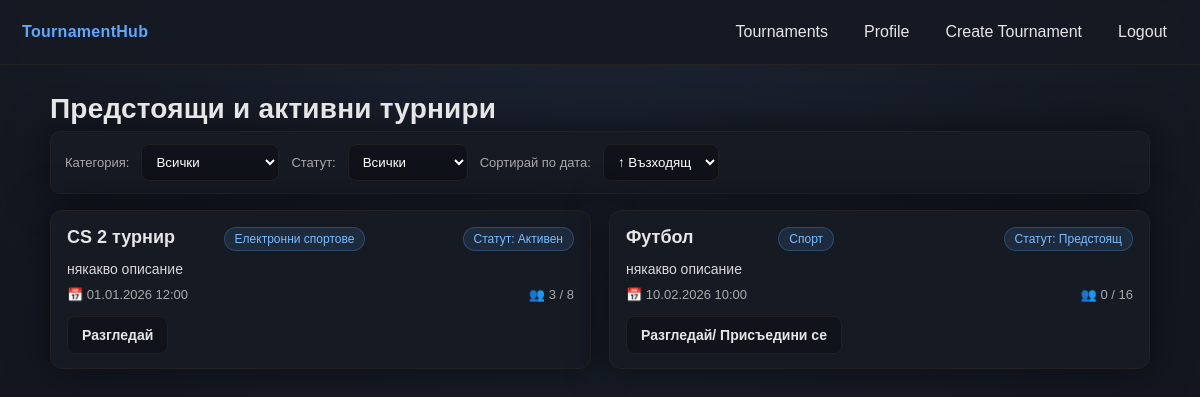
Page /home.php (signed in) on the earlier database version.
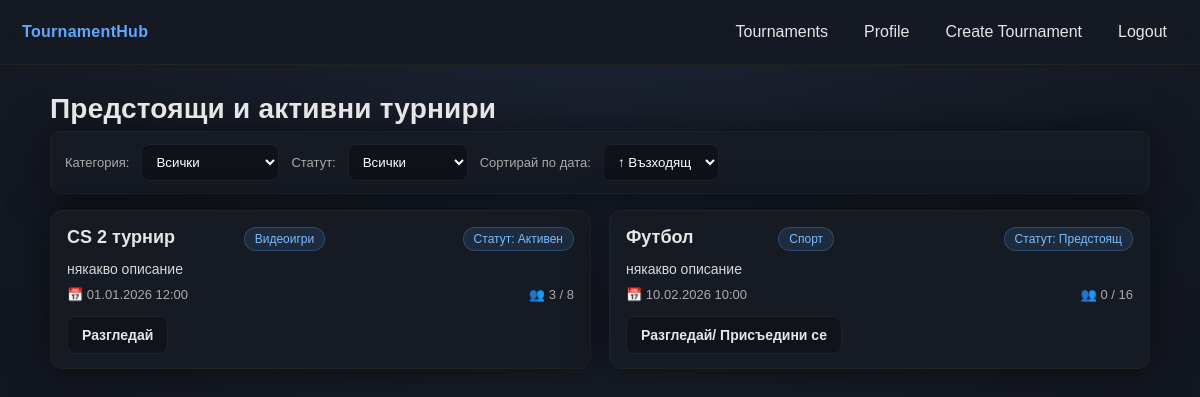
Same page on the later database version.
### tables this page shows
CREATE TABLE Tournament (
    id INT UNSIGNED AUTO_INCREMENT PRIMARY KEY,
    name VARCHAR(63) NOT NULL,
    description VARCHAR(255),
    category VARCHAR(63),
    start_datetime DATETIME NOT NULL,
    end_datetime DATETIME NOT NULL,
    status ENUM('upcoming', 'ongoing', 'finished') NOT NULL DEFAULT 'upcoming',
    capacity INT UNSIGNED NOT NULL,
    spots_taken INT UNSIGNED NOT NULL DEFAULT 0, 
    is_team_based BOOLEAN NOT NULL,
    creator_user_id INT UNSIGNED NOT NULL,
    CONSTRAINT fk_tournament_creator
        FOREIGN KEY (creator_user_id)
        REFERENCES User(id)
        ON DELETE CASCADE
        ON UPDATE CASCADE 
);

### home.php (the view, shortened to what this page needs)
<?php
require "db.php";
$stmt = mysqli_prepare(
    $conn,
    "SELECT
        t.id,
        t.name,
        t.description,
        t.category,
        t.start_datetime,
        t.capacity,
        t.spots_taken,
        t.status
     FROM Tournament t
     WHERE t.status != 'finished'
     ORDER BY t.start_datetime"
);
mysqli_stmt_execute($stmt);
$result = mysqli_stmt_get_result($stmt);
$tournaments = [];
while ($row = mysqli_fetch_assoc($result)) {
    $tournaments[] = $row;
}
?>
<!DOCTYPE html>
<html lang="bg">
<head>
    <link rel="stylesheet" href="style.css">
</head>
<body>
<header class="navbar">
    <div class="logo"><a href="home.php">TournamentHub</a></div>
    <nav>
        <a href="home.php">Tournaments</a>
        <a href="user.php">Profile</a>
        <a href="create_tournament.php">Create Tournament</a>
        <a href="handlers/logout_handler.php">Logout</a>
    </nav>
</header>
<main class="container">
    <h1>Предстоящи и активни турнири</h1>
        <div class="filters">
        <label for="category-filter">Категория:</label>
        <select id="category-filter">
            <option value="">Всички</option>
        </select>
        <label for="status-filter">Статут:</label>
        <select id="status-filter">
            <option value="">Всички</option>
        </select>
        <label for="sort-date">Сортирай по дата:</label>
        <select id="sort-date">
            <option value="asc">↑ Възходящ</option>
        </select>
        </div>
    <div id="tournament-grid" class="tournament-grid">
        <?php foreach ($tournaments as $t): ?>
            <div class="tournament-card"
             data-date="<?= strtotime($t['start_datetime']) ?>"
             data-category="<?= htmlspecialchars($t['category']) ?>"
             data-status="<?= $t['status'] ?>">
                <div class="card-header">
                    <h2><?= htmlspecialchars($t['name']) ?></h2>
                    <?php
                    $status = $t['status'];
                    if ($status === 'upcoming') {
                    $label = 'Статут: Предстоящ';
                    } elseif ($status === 'ongoing') {
                    $label = 'Статут: Активен';
                    } else {
                    $label = htmlspecialchars($status);
                    }
                    ?>
                    <span class="tag"><?= htmlspecialchars($t['category']) ?></span><br>
                    <span class="tag"><?= $label ?></span>
                </div>
                <p class="description">
                    <?= htmlspecialchars($t['description']) ?>
                </p>
                <div class="meta">
                    <span>📅 <?= date("d.m.Y H:i", strtotime($t['start_datetime'])) ?></span>
                    <span>👥 <?= (int)$t['spots_taken'] ?> / <?= (int)$t['capacity'] ?></span>
                </div>
                <div class="actions">
                    <?php
                    $status = $t['status'];
                    if ($status === 'upcoming') {
                    $button_text = 'Разгледай/ Присъедини се';
                    } elseif ($status === 'ongoing') {
                    $button_text = 'Разгледай';
                    } else {
                    $button_text = htmlspecialchars($status);
                    }
                    ?>
                    <a class="btn"
                       href="tournament.php?id=<?= (int)$t['id'] ?>"><?= $button_text ?></a>
                </div>
            </div>
        <?php endforeach; ?>
    </div>
</main>
</body>
</html>

### style.css (style rules this page uses)
:root { --bg1:#1b2230; --bg2:#0f1218; --text:#e6e6e6; --muted:#aaa; --card:#151a23; --border:#222; --primary:#5da9ff; --primaryHover:#7bbcff; --shadow: 0 0 40px rgba(0,0,0,.55); }
* { box-sizing:border-box; font-family: Arial, sans-serif; }
body { margin:0; min-height:100vh; background: radial-gradient(circle at top, var(--bg1), var(--bg2)); color:var(--text); }
a { color:var(--primary); text-decoration:none; }
.navbar { position: sticky; top: 0; z-index: 10; display:flex; align-items:center; justify-content:space-between; padding: 14px 22px; background: rgba(21,26,35,.92); border-bottom: 1px solid var(--border); backdrop-filter: blur(8px); }
.navbar .logo { font-weight: 800; letter-spacing: .3px; color: var(--primary); user-select:none; }
.logo > a { text-decoration: none; }
.navbar nav { display:flex; align-items:center; gap:14px; }
.navbar nav a { color: var(--text); text-decoration:none; padding: 8px 10px; border-radius: 8px; border: 1px solid transparent; }
.container { width: min(1100px, calc(100% - 40px)); margin: 0 auto; padding: 28px 0 46px; }
.container h1 { margin: 0 0 6px; font-size: 28px; letter-spacing: .2px; }
.container h2 { margin: 28px 0 12px; font-size: 20px; font-weight: 700; }
.container p { color: #d8d8d8; margin: 8px 0; }
.meta { color: var(--muted); font-size: 13px; }
.filters { display:flex; align-items:center; flex-wrap:wrap; gap:10px 12px; background: var(--card); border: 1px solid var(--border); border-radius: 10px; padding: 12px 14px; box-shadow: var(--shadow); }
.filters label { color: var(--muted); font-size: 13px; }
select, input, textarea { background: var(--bg2); color: #fff; border: 1px solid var(--border); border-radius: 8px; padding: 9px 10px; outline: none; }
.tournament-grid, .match-grid { display:grid; grid-template-columns: repeat(auto-fit, minmax(280px, 1fr)); gap: 18px; margin-top: 16px; }
.tournament-card, .match-card { background: var(--card); border: 1px solid var(--border); border-radius: 12px; padding: 16px 16px 14px; box-shadow: var(--shadow); transition: transform .15s ease, border-color .15s ease; }
.card-header { display:flex; align-items:flex-start; justify-content:space-between; gap: 12px; }
.card-header h2 { margin:0; font-size: 18px; font-weight: 800; color: var(--text); line-height: 1.2; }
.tag { flex: 0 0 auto; font-size: 12px; color: var(--primaryHover); background: rgba(93,169,255,.12); border: 1px solid rgba(93,169,255,.25); padding: 4px 10px; border-radius: 999px; white-space: nowrap; }
.description { margin: 12px 0 10px; color: #d1d1d1; line-height: 1.45; font-size: 14px; }
.tournament-card .meta { display:flex; justify-content:space-between; gap: 10px; flex-wrap:wrap; margin-top: 8px; }
.btn { display:inline-flex; align-items:center; justify-content:center; gap:8px; padding: 10px 14px; border-radius: 8px; border: 1px solid var(--border); background: rgba(15,18,24,.7); color: var(--text); cursor:pointer; font-weight: 800; font-size: 14px; text-decoration:none; transition: background .15s ease, transform .05s ease, border-color .15s ease; }
.actions { display:flex; align-items:center; gap: 10px; margin-top: 14px; }
.actions .btn { min-width: 92px; }

Differences in the rows shown:
changed tournament "CS 2 турнир": category "Електронни спортове" → "Видеоигри"
